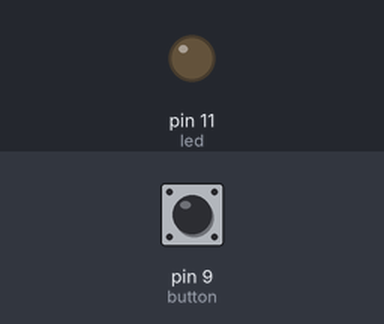
The sketch below on a simulated Arduino Uno, built with avr-gcc and run on an emulated ATmega328P. On the bench: output pins drawn as LEDs (lit = HIGH). Inputs (shaded band) come from the test bench; at power-on: pin 9 (button) LOW.

Above: at 1.2 s.
1.3 s: pin 9 (button) pulled HIGH for 3.2 s
At 1.7 s:
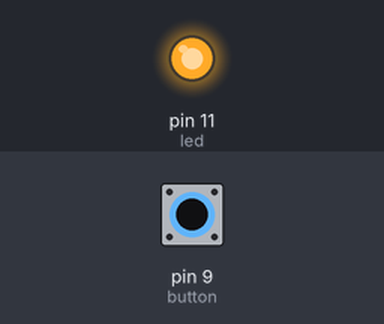
6.7 s: pin 9 (button) pulled HIGH for 1 s
At 9.7 s:
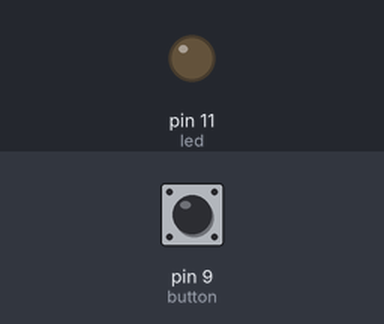
Timing chart, 0 to 11.2 s (numbered marks = the images above; inputs shaded):
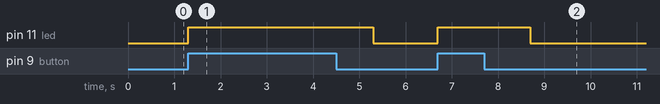

Measured:
- after the input at 1.3 s, pin 11 (led): LOW → HIGH at once, → LOW 4.0 s later
- after the input at 6.7 s, pin 11 (led): LOW → HIGH at once, → LOW 2.0 s later

The sketch:

temporal-state-acceptance.ino
```cpp
// Wiring code generated from an ArduinoML model
// Application name: Switch!

long debounce = 200;
long startTime;

enum STATE {on, off};
STATE currentState = off;

boolean buttonBounceGuard = false;
long buttonLastDebounceTime = 0;

void setup(){
  pinMode(9, INPUT);  // button [Sensor]
  pinMode(11, OUTPUT); // led [Actuator]
}

void loop() {
	switch(currentState){
		case on:
			digitalWrite(11,HIGH);
			startTime = millis();
			while(( millis() - startTime < 1000)){
			delayMicroseconds(100);
			}
			currentState = off;
			break;
		case off:
			digitalWrite(11,LOW);
			buttonBounceGuard = static_cast<long>(millis() - buttonLastDebounceTime) > debounce;
			if ( buttonBounceGuard && digitalRead(9) == HIGH ){
				buttonLastDebounceTime = millis();
				currentState = on;
			}
			break;
	}
}
```
